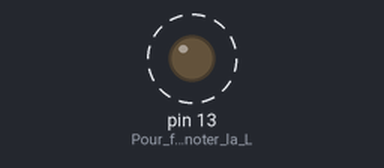
A sketch run on a simulated Arduino Uno, built with avr-gcc and run on an emulated ATmega328P. Shown: output pins drawn as LEDs (lit = HIGH). Dashed ring = blinking.

Above: at 0.7 s.
Timing chart, 0 to 3.3 s (numbered marks = the images above):
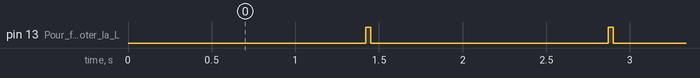

The sketch:

433MHz_Sender.ino
```cpp
// (licence header left out)
//Inclusion de la bibliothèque RCSwitch
#include "RCSwitch.h"

RCSwitch deviceSender = RCSwitch(); //Création de l'objet

#define SENDER_PIN 10 //Broche d'envoi
#define FREQUENCY 433 //Fréquence en MHz

#define MAX_MESSAGE_SIZE 8 //Taille maximale du message en bit - 1 octets

void setup() {

  deviceSender.enableTransmit(SENDER_PIN);
  deviceSender.setPulseLength(FREQUENCY);  //Détermine la fréquence
  deviceSender.setRepeatTransmit(10);     //Nombre maximal d'envois

  pinMode(13, OUTPUT); //Pour faire clignoter la LED interne toutes les secondes

}

void loop() {

  deviceSender.send(0xFF, MAX_MESSAGE_SIZE); //Envoi
  //0xFF en hexadécimal = 1111 1111 en binaire  = 255 en binaire
  delay(970);

  //Clignotement
  digitalWrite(13, HIGH);
  delay(30);
  digitalWrite(13, LOW);

}
```

Measured:
- by itself, pin 13 (Pour_faire_clignoter_la_L): alternates HIGH for 0.03 s and LOW for 1.4 s
